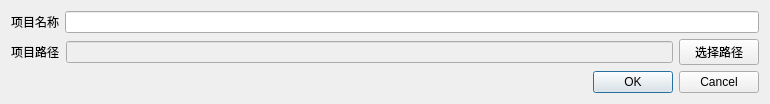
<?xml version="1.0" encoding="UTF-8"?>
<ui version="4.0">
 <class>CreateProjectDialog</class>
 <widget class="QDialog" name="CreateProjectDialog">
  <property name="geometry">
   <rect>
    <x>0</x>
    <y>0</y>
    <width>770</width>
    <height>100</height>
   </rect>
  </property>
  <property name="windowTitle">
   <string>新建项目</string>
  </property>
  <layout class="QVBoxLayout" name="verticalLayout">
   <item>
    <layout class="QHBoxLayout" name="horizontalLayout">
     <item>
      <widget class="QLabel" name="label">
       <property name="text">
        <string>项目名称</string>
       </property>
      </widget>
     </item>
     <item>
      <widget class="QLineEdit" name="lineEdit"/>
     </item>
    </layout>
   </item>
   <item>
    <layout class="QHBoxLayout" name="horizontalLayout_2">
     <item>
      <widget class="QLabel" name="label_2">
       <property name="text">
        <string>项目路径</string>
       </property>
      </widget>
     </item>
     <item>
      <widget class="QLineEdit" name="lineEdit_2">
       <property name="enabled">
        <bool>false</bool>
       </property>
      </widget>
     </item>
     <item>
      <widget class="QPushButton" name="pushButton">
       <property name="text">
        <string>选择路径</string>
       </property>
      </widget>
     </item>
    </layout>
   </item>
   <item>
    <widget class="QDialogButtonBox" name="buttonBox">
     <property name="orientation">
      <enum>Qt::Horizontal</enum>
     </property>
     <property name="standardButtons">
      <set>QDialogButtonBox::Cancel|QDialogButtonBox::Ok</set>
     </property>
    </widget>
   </item>
  </layout>
 </widget>
 <resources/>
 <connections>
  <connection>
   <sender>buttonBox</sender>
   <signal>accepted()</signal>
   <receiver>CreateProjectDialog</receiver>
   <slot>accept()</slot>
   <hints>
    <hint type="sourcelabel">
     <x>248</x>
     <y>254</y>
    </hint>
    <hint type="destinationlabel">
     <x>157</x>
     <y>274</y>
    </hint>
   </hints>
  </connection>
  <connection>
   <sender>buttonBox</sender>
   <signal>rejected()</signal>
   <receiver>CreateProjectDialog</receiver>
   <slot>reject()</slot>
   <hints>
    <hint type="sourcelabel">
     <x>316</x>
     <y>260</y>
    </hint>
    <hint type="destinationlabel">
     <x>286</x>
     <y>274</y>
    </hint>
   </hints>
  </connection>
 </connections>
</ui>
